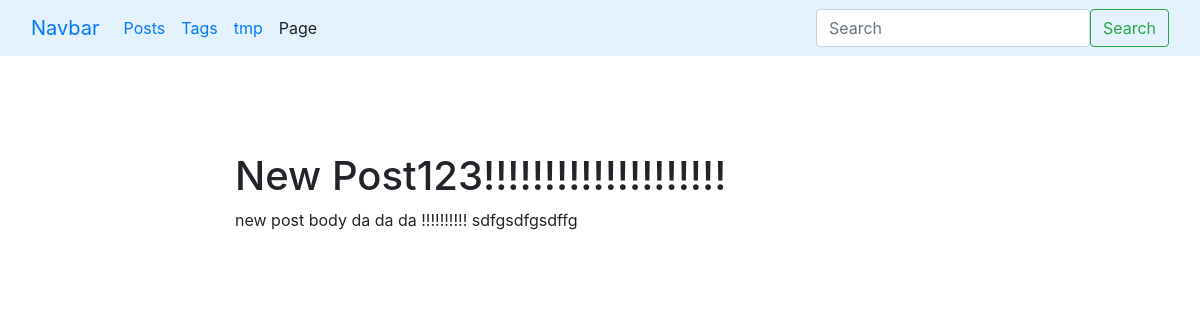
Screenshot of /blog/post/new-slug_123123sdfgfgsdfgdsfg/ with the database file from the repository.
### blog/models.py (models this page shows, shortened)
class Post(models.Model):
    title = models.CharField(max_length=150, db_index=True)
    slug = models.SlugField(max_length=150, blank=True, unique=True)
    body = models.TextField(blank=True, db_index=True)
    tags = models.ManyToManyField('Tag', blank=True, related_name='posts')
    date_pub = models.DateTimeField(auto_now_add=True)

### blog/views.py (the view)
# urls.py: path('post/<str:slug>/', PostDetail.as_view(), name='post_detail_url'),
class PostDetail(ObjectDetailMixin, View):
    model = Post
    template = 'blog/post_detail.html'

### blog/utils.py (called while the page is built)
    def get(self, request, slug):
        obj = get_object_or_404(self.model, slug__iexact=slug)
        context = {
            self.model.__name__.lower(): obj
        }
        return render(request, self.template, context)

### blog/templates/blog/post_detail.html (shortened to what this page needs)
{% extends 'blog/base.html' %}
{% block content %}
    <h1 class="mt-5">
    {{ post.title }}
    </h1>
    <p>
    {{ post.body }}
    </p>
{% endblock %}

### rows the page displays
Post: title "New Post123!!!!!!!!!!!!!!!!!!!!", body "new post body da da da !!!!!!!!!! sdfgsdfgsdffg"
